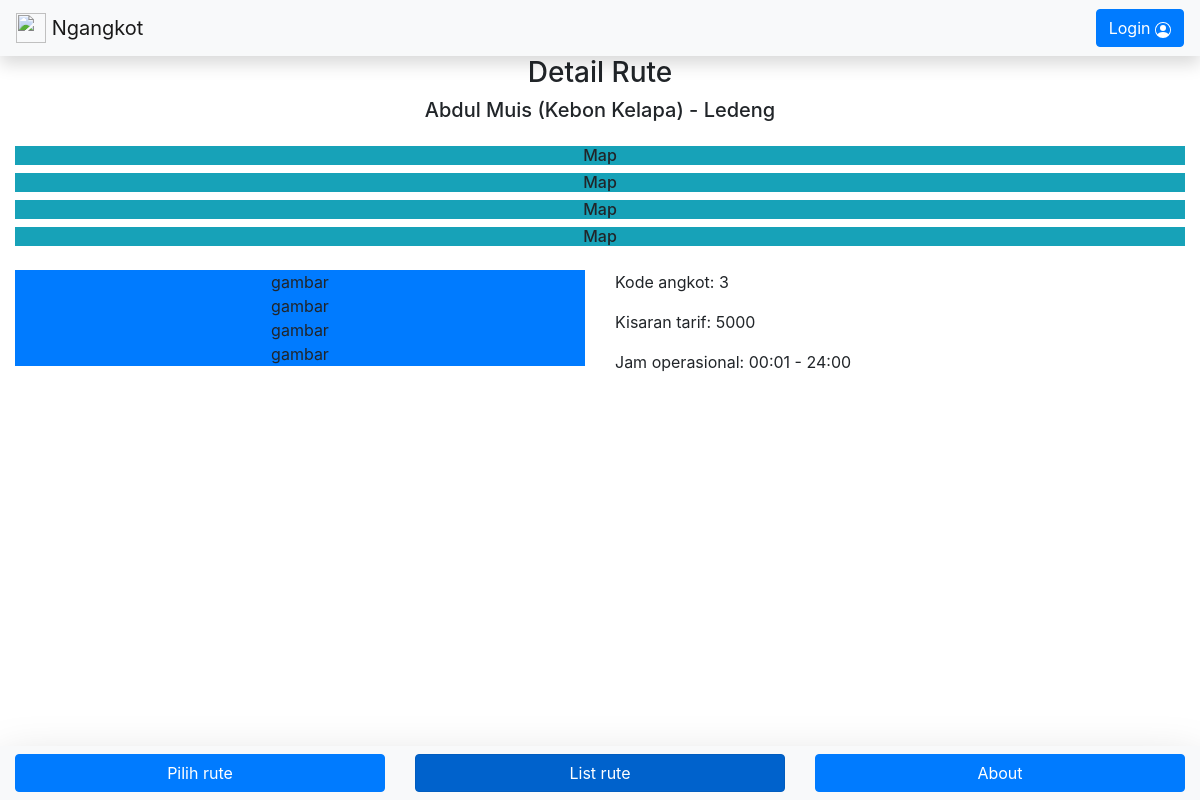
The app's page /detail_rute.php?id=4 with its own data.
### tables this page shows
CREATE TABLE `rute_angkot` (
  `id_rute` int(11) NOT NULL AUTO_INCREMENT,
  `kode` varchar(10) DEFAULT NULL,
  `jurusan` varchar(255) DEFAULT NULL,
  `warna` varchar(255) DEFAULT NULL,
  `gambar` varchar(255) DEFAULT NULL,
  `harga` int(11) DEFAULT NULL,
  `jam_opr_awal` varchar(5) DEFAULT NULL,
  `jam_opr_akhir` varchar(5) DEFAULT NULL,
  `koordinat_awal` varchar(255) DEFAULT NULL,
  `koordinat_akhir` varchar(255) DEFAULT NULL,
  PRIMARY KEY (`id_rute`)
);

### detail_rute.php (the view, shortened to what this page needs)
<?php
    include 'config/connection.php';
    $id_rute = $_GET['id'];
    $sql    = "SELECT * FROM rute_angkot WHERE id_rute = $id_rute";
    $query  = $conn->query($sql);
    $data   = $query->fetch_array();
?>
<!DOCTYPE html>
<html lang="en">
<head>
    <link rel="stylesheet" href="https://cdn.jsdelivr.net/npm/bootstrap@4.6.1/dist/css/bootstrap.min.css">
    <link stylesheet type="text/css" rel="stylesheet" href="css/style.css">
</head>
<body>
    <?php include('elements/top_nav.php'); ?>
    <div class="mainContent container-fluid">
        <div class="text-center mb-4">
            <h3>Detail Rute</h3>
            <h5><?= $data['jurusan'] ?></h5>
        </div>
        <h6 class="bg-info text-center">Map</h6>
        <h6 class="bg-info text-center">Map</h6>
        <h6 class="bg-info text-center">Map</h6>
        <h6 class="bg-info text-center">Map</h6>
        <div class="row mt-4">
            <div class="col-6">
                <div class="text-center bg-primary">gambar</div>
                <div class="text-center bg-primary">gambar</div>
                <div class="text-center bg-primary">gambar</div>
                <div class="text-center bg-primary">gambar</div>
            </div>
            <div class="col-6">
                <p>Kode angkot: <?= $data['kode'] ?></p>
                <p>Kisaran tarif: <?= $data['harga'] ?></p>
                <p>Jam operasional: <?= $data['jam_opr_awal'] ?> - <?= $data['jam_opr_akhir'] ?></p>
            </div>
        </div>
    </div>
    <?php
    include('elements/bottom_nav.php');
    ?>
</body>
</html>

### css/style.css (style rules this page uses)
* { margin: 0; padding: 0; box-sizing: border-box; }
.mainContent { margin-top: 56px; margin-bottom: 54px; }

### records on screen
rute_angkot: jurusan "Abdul Muis (Kebon Kelapa) - Ledeng", kode "3", harga "5000", jam_opr_awal "00:01", jam_opr_akhir "24:00"
